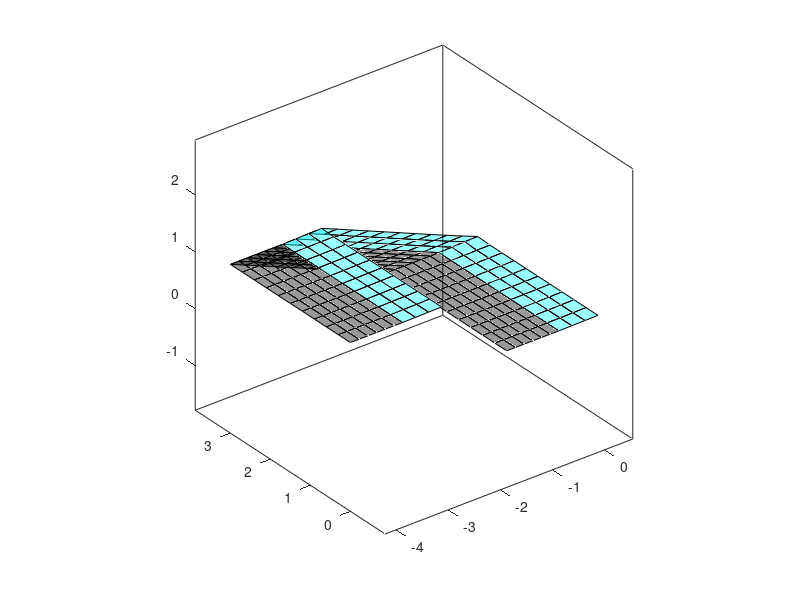

MATLAB code for this plot:
%
%Plotting wake results that were generated with HighLift 2014 11-14-2014
cmap = jet(1);
cmap = flipud(cmap);

%plotting wake of timestep 3

hold off
fill3([0.291716,0.541706,0.541707,0.291717,0.291716],[-0.000000,0.000000,0.300141,0.300141,-0.000000],[-0.012728,-0.008729,-0.008744,-0.012743,-0.012728],cmap(1,:),'FaceAlpha',0.4,'EdgeColor','k')
hold on
fill3([0.291717,0.541707,0.541709,0.291719,0.291717],[0.300140,0.300142,0.600291,0.600289,0.300140],[-0.012745,-0.008742,-0.008787,-0.012789,-0.012745],cmap(1,:),'FaceAlpha',0.4,'EdgeColor','k')
hold on
fill3([0.291719,0.541709,0.541712,0.291723,0.291719],[0.600289,0.600291,0.900457,0.900454,0.600289],[-0.012792,-0.008784,-0.008861,-0.012870,-0.012792],cmap(1,:),'FaceAlpha',0.4,'EdgeColor','k')
hold on
fill3([0.291724,0.541712,0.541717,0.291729,0.291724],[0.900454,0.900458,1.200649,1.200645,0.900454],[-0.012874,-0.008857,-0.008972,-0.012990,-0.012874],cmap(1,:),'FaceAlpha',0.4,'EdgeColor','k')
hold on
fill3([0.291730,0.541717,0.541724,0.291737,0.291730],[1.200645,1.200650,1.500878,1.500873,1.200645],[-0.012996,-0.008966,-0.009128,-0.013158,-0.012996],cmap(1,:),'FaceAlpha',0.4,'EdgeColor','k')
hold on
fill3([0.291738,0.541723,0.541731,0.291747,0.291738],[1.500873,1.500878,1.801158,1.801153,1.500873],[-0.013166,-0.009120,-0.009345,-0.013392,-0.013166],cmap(1,:),'FaceAlpha',0.4,'EdgeColor','k')
hold on
fill3([0.291748,0.541730,0.541740,0.291759,0.291748],[1.801152,1.801158,2.101511,2.101506,1.801152],[-0.013403,-0.009335,-0.009651,-0.013719,-0.013403],cmap(1,:),'FaceAlpha',0.4,'EdgeColor','k')
hold on
fill3([0.291760,0.541739,0.541750,0.291771,0.291760],[2.101506,2.101511,2.402002,2.401998,2.101506],[-0.013735,-0.009635,-0.010050,-0.014151,-0.013735],cmap(1,:),'FaceAlpha',0.4,'EdgeColor','k')
hold on
fill3([0.291772,0.541748,0.541773,0.291797,0.291772],[2.401992,2.402008,2.703024,2.703009,2.401992],[-0.014175,-0.010026,-0.011295,-0.015445,-0.014175],cmap(1,:),'FaceAlpha',0.4,'EdgeColor','k')
hold on
fill3([0.291800,0.541770,0.541570,0.291600,0.291800],[2.703014,2.703018,3.007129,3.007124,2.703014],[-0.015517,-0.011223,0.000512,-0.003782,-0.015517],cmap(1,:),'FaceAlpha',0.4,'EdgeColor','k')
hold on
fill3([0.291652,0.541517,0.241522,-0.008343,0.291652],[3.006965,3.007287,2.998315,2.997993,3.006965],[-0.003921,0.000651,0.117472,0.112900,-0.003921],cmap(1,:),'FaceAlpha',0.4,'EdgeColor','k')
hold on
fill3([-0.008211,0.241390,-0.058165,-0.307766,-0.008211],[2.998105,2.998203,2.997597,2.997499,2.998105],[0.112871,0.117502,0.235791,0.231161,0.112871],cmap(1,:),'FaceAlpha',0.4,'EdgeColor','k')
hold on
fill3([-0.307691,-0.058239,-0.357605,-0.607057,-0.307691],[2.998006,2.997090,2.996833,2.997750,2.998006],[0.231307,0.235645,0.355196,0.350858,0.231307],cmap(1,:),'FaceAlpha',0.4,'EdgeColor','k')
hold on
fill3([-0.607170,-0.357492,-0.657124,-0.906802,-0.607170],[2.998037,2.996547,2.998542,3.000032,2.998037],[0.351007,0.355046,0.475343,0.471304,0.351007],cmap(1,:),'FaceAlpha',0.4,'EdgeColor','k')
hold on
fill3([-0.906982,-0.656944,-0.957084,-1.207122,-0.906982],[3.000025,2.998548,3.000938,3.002416,3.000025],[0.471310,0.475338,0.595832,0.591804,0.471310],cmap(1,:),'FaceAlpha',0.4,'EdgeColor','k')
hold on
fill3([-1.207199,-0.957007,-1.257351,-1.507543,-1.207199],[3.002302,3.001053,3.002729,3.003978,3.002302],[0.591704,0.595933,0.716252,0.712024,0.591704],cmap(1,:),'FaceAlpha',0.4,'EdgeColor','k')
hold on
fill3([-1.507527,-1.257367,-1.557634,-1.807795,-1.507527],[3.003943,3.002763,3.004026,3.005206,3.003943],[0.711949,0.716327,0.836609,0.832231,0.711949],cmap(1,:),'FaceAlpha',0.4,'EdgeColor','k')
hold on
fill3([-1.807767,-1.557663,-1.857831,-2.107934,-1.807767],[3.005267,3.003966,3.004808,3.006109,3.005267],[0.832195,0.836644,0.957181,0.952732,0.832195],cmap(1,:),'FaceAlpha',0.4,'EdgeColor','k')
hold on
fill3([-2.107910,-1.857855,-2.157963,-2.408019,-2.107910],[3.006208,3.004710,3.005705,3.007203,3.006208],[0.952704,0.957210,1.078795,1.074289,0.952704],cmap(1,:),'FaceAlpha',0.4,'EdgeColor','k')
hold on
fill3([-2.408005,-2.157977,-2.458072,-2.708101,-2.408005],[3.007244,3.005664,2.994943,2.996523,3.007244],[1.074360,1.078723,1.201599,1.197236,1.074360],cmap(1,:),'FaceAlpha',0.4,'EdgeColor','k')
hold on
fill3([-2.708116,-2.458058,-2.457756,-2.707813,-2.708116],[2.996076,2.995390,2.698405,2.699091,2.996076],[1.197389,1.201446,1.189746,1.185688,1.197389],cmap(1,:),'FaceAlpha',0.4,'EdgeColor','k')
hold on
fill3([-2.707836,-2.457733,-2.457820,-2.707922,-2.707836],[2.698702,2.698795,2.399343,2.399250,2.698702],[1.185760,1.189674,1.191450,1.187537,1.185760],cmap(1,:),'FaceAlpha',0.4,'EdgeColor','k')
hold on
fill3([-2.707925,-2.457817,-2.457801,-2.707910,-2.707925],[2.399306,2.399287,2.099555,2.099573,2.399306],[1.187567,1.191420,1.191851,1.187998,1.187567],cmap(1,:),'FaceAlpha',0.4,'EdgeColor','k')
hold on
fill3([-2.707905,-2.457805,-2.457773,-2.707873,-2.707905],[2.099580,2.099547,1.799687,1.799720,2.099580],[1.188037,1.191813,1.192206,1.188431,1.188037],cmap(1,:),'FaceAlpha',0.4,'EdgeColor','k')
hold on
fill3([-2.707872,-2.457774,-2.457743,-2.707841,-2.707872],[1.799719,1.799689,1.499775,1.499804,1.799719],[1.188458,1.192179,1.192476,1.188754,1.188458],cmap(1,:),'FaceAlpha',0.4,'EdgeColor','k')
hold on
fill3([-2.707841,-2.457742,-2.457717,-2.707816,-2.707841],[1.499801,1.499778,1.199837,1.199861,1.499801],[1.188773,1.192457,1.192671,1.188987,1.188773],cmap(1,:),'FaceAlpha',0.4,'EdgeColor','k')
hold on
fill3([-2.707816,-2.457716,-2.457697,-2.707797,-2.707816],[1.199858,1.199840,0.899886,0.899904,1.199858],[1.188999,1.192658,1.192808,1.189149,1.188999],cmap(1,:),'FaceAlpha',0.4,'EdgeColor','k')
hold on
fill3([-2.707798,-2.457696,-2.457683,-2.707784,-2.707798],[0.899901,0.899889,0.599927,0.599939,0.899901],[1.189158,1.192800,1.192899,1.189257,1.189158],cmap(1,:),'FaceAlpha',0.4,'EdgeColor','k')
hold on
fill3([-2.707785,-2.457682,-2.457674,-2.707777,-2.707785],[0.599937,0.599930,0.299964,0.299971,0.599937],[1.189262,1.192893,1.192949,1.189318,1.189262],cmap(1,:),'FaceAlpha',0.4,'EdgeColor','k')
hold on
fill3([-2.707777,-2.457674,-2.457671,-2.707775,-2.707777],[0.299969,0.299967,-0.000001,0.000001,0.299969],[1.189320,1.192947,1.192965,1.189339,1.189320],cmap(1,:),'FaceAlpha',0.4,'EdgeColor','k')
hold on
fill3([0.041761,0.291716,0.291717,0.041762,0.041761],[-0.000016,0.000016,0.300124,0.300092,-0.000016],[-0.015452,-0.012730,-0.012741,-0.015463,-0.015452],cmap(1,:),'FaceAlpha',0.4,'EdgeColor','k')
hold on
fill3([0.041761,0.291717,0.291719,0.041763,0.041761],[0.300059,0.300158,0.600272,0.600173,0.300059],[-0.015456,-0.012749,-0.012784,-0.015491,-0.015456],cmap(1,:),'FaceAlpha',0.4,'EdgeColor','k')
hold on
fill3([0.041763,0.291720,0.291723,0.041766,0.041763],[0.600137,0.600308,0.900435,0.900264,0.600137],[-0.015474,-0.012801,-0.012861,-0.015535,-0.015474],cmap(1,:),'FaceAlpha',0.4,'EdgeColor','k')
hold on
fill3([0.041765,0.291724,0.291729,0.041770,0.041765],[0.900223,0.900476,1.200623,1.200370,0.900223],[-0.015509,-0.012887,-0.012977,-0.015599,-0.015509],cmap(1,:),'FaceAlpha',0.4,'EdgeColor','k')
hold on
fill3([0.041768,0.291730,0.291737,0.041775,0.041768],[1.200321,1.200672,1.500847,1.500496,1.200321],[-0.015561,-0.013014,-0.013140,-0.015687,-0.015561],cmap(1,:),'FaceAlpha',0.4,'EdgeColor','k')
hold on
fill3([0.041773,0.291739,0.291747,0.041781,0.041773],[1.500437,1.500906,1.801120,1.800650,1.500437],[-0.015634,-0.013192,-0.013366,-0.015808,-0.015634],cmap(1,:),'FaceAlpha',0.4,'EdgeColor','k')
hold on
fill3([0.041779,0.291749,0.291758,0.041789,0.041779],[1.800576,1.801194,2.101464,2.100847,1.800576],[-0.015734,-0.013440,-0.013682,-0.015975,-0.015734],cmap(1,:),'FaceAlpha',0.4,'EdgeColor','k')
hold on
fill3([0.041787,0.291760,0.291770,0.041797,0.041787],[2.100749,2.101563,2.401941,2.401127,2.100749],[-0.015873,-0.013785,-0.014102,-0.016190,-0.015873],cmap(1,:),'FaceAlpha',0.4,'EdgeColor','k')
hold on
fill3([0.041794,0.291773,0.291796,0.041817,0.041794],[2.400953,2.402115,2.702885,2.701723,2.400953],[-0.015972,-0.014320,-0.015301,-0.016953,-0.015972],cmap(1,:),'FaceAlpha',0.4,'EdgeColor','k')
hold on
fill3([0.041836,0.291776,0.291623,0.041683,0.041836],[2.701140,2.703468,3.006670,3.004343,2.701140],[-0.018154,-0.014099,-0.005200,-0.009255,-0.018154],cmap(1,:),'FaceAlpha',0.4,'EdgeColor','k')
hold on
fill3([0.041723,0.291584,-0.008276,-0.258137,0.041723],[3.005019,3.005994,2.998964,2.997990,3.005019],[-0.010209,-0.004246,0.113225,0.107263,-0.010209],cmap(1,:),'FaceAlpha',0.4,'EdgeColor','k')
hold on
fill3([-0.258184,-0.008228,-0.307748,-0.557703,-0.258184],[2.999176,2.997778,2.997826,2.999224,2.999176],[0.107875,0.112613,0.231419,0.226680,0.107875],cmap(1,:),'FaceAlpha',0.4,'EdgeColor','k')
hold on
fill3([-0.557853,-0.307598,-0.607150,-0.857405,-0.557853],[2.999285,2.997765,2.997990,2.999510,2.999285],[0.226939,0.231161,0.351004,0.346782,0.226939],cmap(1,:),'FaceAlpha',0.4,'EdgeColor','k')
hold on
fill3([-0.857537,-0.607018,-0.906954,-1.157473,-0.857537],[2.999270,2.998230,2.999838,3.000879,2.999270],[0.346794,0.350993,0.471319,0.467120,0.346794],cmap(1,:),'FaceAlpha',0.4,'EdgeColor','k')
hold on
fill3([-1.157505,-0.906923,-1.207181,-1.457762,-1.157505],[3.000324,3.000393,3.002048,3.001979,3.000324],[0.467017,0.471422,0.591692,0.587287,0.467017],cmap(1,:),'FaceAlpha',0.4,'EdgeColor','k')
hold on
fill3([-1.457703,-1.207240,-1.507501,-1.757965,-1.457703],[3.001464,3.002563,3.003716,3.002617,3.001464],[0.587183,0.591796,0.711932,0.707320,0.587183],cmap(1,:),'FaceAlpha',0.4,'EdgeColor','k')
hold on
fill3([-1.757890,-1.507576,-1.807746,-2.058060,-1.757890],[3.002218,3.004115,3.005034,3.003138,3.002218],[0.707244,0.712008,0.832172,0.827408,0.707244],cmap(1,:),'FaceAlpha',0.4,'EdgeColor','k')
hold on
fill3([-2.058007,-1.807800,-2.107901,-2.358108,-2.058007],[3.002791,3.005381,3.005994,3.003404,3.002791],[0.827307,0.832273,0.952654,0.947688,0.827307],cmap(1,:),'FaceAlpha',0.4,'EdgeColor','k')
hold on
fill3([-2.358074,-2.107935,-2.407994,-2.658133,-2.358074],[3.003073,3.006325,3.007086,3.003834,3.003073],[0.947424,0.952918,1.074075,1.068580,0.947424],cmap(1,:),'FaceAlpha',0.4,'EdgeColor','k')
hold on
fill3([-2.658105,-2.408022,-2.708084,-2.958167,-2.658105],[3.004994,3.005926,2.997841,2.996909,3.004994],[1.068015,1.074640,1.196957,1.190331,1.068015],cmap(1,:),'FaceAlpha',0.4,'EdgeColor','k')
hold on
fill3([-2.958198,-2.708053,-2.707875,-2.958020,-2.958198],[2.997946,2.996804,2.698363,2.699505,2.997946],[1.191374,1.195914,1.187164,1.182624,1.191374],cmap(1,:),'FaceAlpha',0.4,'EdgeColor','k')
hold on
fill3([-2.958050,-2.707845,-2.707913,-2.958119,-2.958050],[2.699156,2.698713,2.399240,2.399683,2.699156],[1.183789,1.185999,1.187298,1.185088,1.183789],cmap(1,:),'FaceAlpha',0.4,'EdgeColor','k')
hold on
fill3([-2.958104,-2.707929,-2.707906,-2.958081,-2.958104],[2.399594,2.399329,2.099550,2.099815,2.399594],[1.184777,1.187609,1.187956,1.185125,1.184777],cmap(1,:),'FaceAlpha',0.4,'EdgeColor','k')
hold on
fill3([-2.958084,-2.707903,-2.707875,-2.958055,-2.958084],[2.099768,2.099596,1.799704,1.799876,2.099768],[1.185005,1.188076,1.188392,1.185321,1.185005],cmap(1,:),'FaceAlpha',0.4,'EdgeColor','k')
hold on
fill3([-2.958061,-2.707869,-2.707844,-2.958037,-2.958061],[1.799849,1.799730,1.499793,1.499912,1.799849],[1.185226,1.188487,1.188725,1.185464,1.185226],cmap(1,:),'FaceAlpha',0.4,'EdgeColor','k')
hold on
fill3([-2.958043,-2.707838,-2.707819,-2.958023,-2.958043],[1.499895,1.499810,1.199852,1.199938,1.499895],[1.185396,1.188793,1.188966,1.185568,1.185396],cmap(1,:),'FaceAlpha',0.4,'EdgeColor','k')
hold on
fill3([-2.958028,-2.707814,-2.707800,-2.958014,-2.958028],[1.199925,1.199865,0.899897,0.899957,1.199925],[1.185521,1.189014,1.189135,1.185642,1.185521],cmap(1,:),'FaceAlpha',0.4,'EdgeColor','k')
hold on
fill3([-2.958018,-2.707796,-2.707786,-2.958008,-2.958018],[0.899947,0.899907,0.599934,0.599974,0.899947],[1.185610,1.189167,1.189247,1.185690,1.185610],cmap(1,:),'FaceAlpha',0.4,'EdgeColor','k')
hold on
fill3([-2.958010,-2.707784,-2.707778,-2.958005,-2.958010],[0.599966,0.599942,0.299966,0.299989,0.599966],[1.185670,1.189267,1.189313,1.185715,1.185670],cmap(1,:),'FaceAlpha',0.4,'EdgeColor','k')
hold on
fill3([-2.958006,-2.707777,-2.707775,-2.958004,-2.958006],[0.299981,0.299974,-0.000004,0.000004,0.299981],[1.185706,1.189322,1.189337,1.185721,1.185706],cmap(1,:),'FaceAlpha',0.4,'EdgeColor','k')
hold on
fill3([-0.208181,0.041761,0.041761,-0.208181,-0.208181],[-0.000019,0.000019,0.300057,0.300019,-0.000019],[-0.017450,-0.015456,-0.015460,-0.017454,-0.017450],cmap(1,:),'FaceAlpha',0.4,'EdgeColor','k')
hold on
fill3([-0.208181,0.041762,0.041763,-0.208181,-0.208181],[0.299980,0.300096,0.600136,0.600020,0.299980],[-0.017447,-0.015467,-0.015479,-0.017458,-0.017447],cmap(1,:),'FaceAlpha',0.4,'EdgeColor','k')
hold on
fill3([-0.208182,0.041764,0.041765,-0.208180,-0.208182],[0.599978,0.600179,0.900223,0.900022,0.599978],[-0.017442,-0.015495,-0.015515,-0.017462,-0.017442],cmap(1,:),'FaceAlpha',0.4,'EdgeColor','k')
hold on
fill3([-0.208182,0.041767,0.041768,-0.208180,-0.208182],[0.899974,0.900271,1.200322,1.200026,0.899974],[-0.017438,-0.015539,-0.015569,-0.017467,-0.017438],cmap(1,:),'FaceAlpha',0.4,'EdgeColor','k')
hold on
fill3([-0.208182,0.041771,0.041773,-0.208180,-0.208182],[1.199970,1.200378,1.500439,1.500030,1.199970],[-0.017432,-0.015604,-0.015645,-0.017473,-0.017432],cmap(1,:),'FaceAlpha',0.4,'EdgeColor','k')
hold on
fill3([-0.208183,0.041776,0.041779,-0.208179,-0.208183],[1.499963,1.500506,1.800581,1.800037,1.499963],[-0.017424,-0.015693,-0.015749,-0.017480,-0.017424],cmap(1,:),'FaceAlpha',0.4,'EdgeColor','k')
hold on
fill3([-0.208183,0.041782,0.041786,-0.208179,-0.208183],[1.799953,1.800665,2.100759,2.100047,1.799953],[-0.017414,-0.015816,-0.015893,-0.017491,-0.017414],cmap(1,:),'FaceAlpha',0.4,'EdgeColor','k')
hold on
fill3([-0.208183,0.041790,0.041794,-0.208179,-0.208183],[2.099934,2.100872,2.401004,2.400066,2.099934],[-0.017403,-0.015982,-0.016081,-0.017502,-0.017403],cmap(1,:),'FaceAlpha',0.4,'EdgeColor','k')
hold on
fill3([-0.208186,0.041801,0.041810,-0.208176,-0.208186],[2.399866,2.401204,2.701472,2.700134,2.399866],[-0.017287,-0.016296,-0.016628,-0.017618,-0.017287],cmap(1,:),'FaceAlpha',0.4,'EdgeColor','k')
hold on
fill3([-0.208153,0.041787,0.041732,-0.208209,-0.208153],[2.699432,2.702174,3.003310,3.000568,2.699432],[-0.018997,-0.015249,-0.012159,-0.015908,-0.018997],cmap(1,:),'FaceAlpha',0.4,'EdgeColor','k')
hold on
fill3([-0.208225,0.041749,-0.258163,-0.508137,-0.208225],[3.001187,3.002691,3.000318,2.998813,3.001187],[-0.017023,-0.011044,0.108098,0.102118,-0.017023],cmap(1,:),'FaceAlpha',0.4,'EdgeColor','k')
hold on
fill3([-0.508269,-0.258031,-0.557856,-0.808094,-0.508269],[2.999966,2.999166,2.999235,3.000034,2.999966],[0.102743,0.107473,0.227082,0.222352,0.102743],cmap(1,:),'FaceAlpha',0.4,'EdgeColor','k')
hold on
fill3([-0.808251,-0.557699,-0.857559,-1.108111,-0.808251],[2.999936,2.999333,2.999461,3.000064,2.999936],[0.222561,0.226873,0.346847,0.342534,0.222561],cmap(1,:),'FaceAlpha',0.4,'EdgeColor','k')
hold on
fill3([-1.108173,-0.857497,-1.157513,-1.408189,-1.108173],[2.999725,2.999800,3.000349,3.000275,2.999725],[0.342486,0.346895,0.467018,0.462609,0.342486],cmap(1,:),'FaceAlpha',0.4,'EdgeColor','k')
hold on
fill3([-1.408125,-1.157577,-1.457690,-1.708237,-1.408125],[2.999736,3.000888,3.001416,3.000264,2.999736],[0.462512,0.467116,0.587188,0.582584,0.462512],cmap(1,:),'FaceAlpha',0.4,'EdgeColor','k')
hold on
fill3([-1.708137,-1.457790,-1.757878,-2.008225,-1.708137],[2.999819,3.001860,3.002221,3.000181,2.999819],[0.582534,0.587238,0.707265,0.702562,0.582534],cmap(1,:),'FaceAlpha',0.4,'EdgeColor','k')
hold on
fill3([-2.008155,-1.757948,-2.058001,-2.308207,-2.008155],[2.999862,3.002540,3.002816,3.000138,2.999862],[0.702524,0.707303,0.827349,0.822571,0.702524],cmap(1,:),'FaceAlpha',0.4,'EdgeColor','k')
hold on
fill3([-2.308166,-2.058042,-2.358073,-2.608196,-2.308166],[2.999929,3.003026,3.003169,3.000071,2.999929],[0.822485,0.827435,0.947560,0.942610,0.822485],cmap(1,:),'FaceAlpha',0.4,'EdgeColor','k')
hold on
fill3([-2.608173,-2.358096,-2.658111,-2.908189,-2.608173],[2.999893,3.003347,3.003560,3.000107,2.999893],[0.942357,0.947812,1.068192,1.062738,0.942357],cmap(1,:),'FaceAlpha',0.4,'EdgeColor','k')
hold on
fill3([-2.908173,-2.658127,-2.958144,-3.208189,-2.908173],[3.001358,3.002309,2.999594,2.998642,3.001358],[1.062152,1.068778,1.189568,1.182943,1.062152],cmap(1,:),'FaceAlpha',0.4,'EdgeColor','k')
hold on
fill3([-3.208203,-2.958130,-2.958087,-3.208159,-3.208203],[2.999755,2.998481,2.698970,2.700245,2.999755],[1.184030,1.188481,1.185517,1.181066,1.184030],cmap(1,:),'FaceAlpha',0.4,'EdgeColor','k')
hold on
fill3([-3.208171,-2.958075,-2.958094,-3.208191,-3.208171],[2.699898,2.699317,2.399522,2.400102,2.699898],[1.182346,1.184237,1.184640,1.182749,1.182346],cmap(1,:),'FaceAlpha',0.4,'EdgeColor','k')
hold on
fill3([-3.208187,-2.958098,-2.958087,-3.208175,-3.208187],[2.399960,2.399664,2.099744,2.100040,2.399960],[1.182493,1.184897,1.185006,1.182602,1.182493],cmap(1,:),'FaceAlpha',0.4,'EdgeColor','k')
hold on
fill3([-3.208187,-2.958075,-2.958064,-3.208175,-3.208187],[2.099981,2.099803,1.799841,1.800019,2.099981],[1.182496,1.185112,1.185214,1.182599,1.182496],cmap(1,:),'FaceAlpha',0.4,'EdgeColor','k')
hold on
fill3([-3.208186,-2.958054,-2.958044,-3.208176,-3.208186],[1.799989,1.799870,1.499891,1.500011,1.799989],[1.182508,1.185305,1.185384,1.182587,1.182508],cmap(1,:),'FaceAlpha',0.4,'EdgeColor','k')
hold on
fill3([-3.208184,-2.958036,-2.958030,-3.208178,-3.208184],[1.499993,1.499909,1.199923,1.200007,1.499993],[1.182519,1.185453,1.185511,1.182577,1.182519],cmap(1,:),'FaceAlpha',0.4,'EdgeColor','k')
hold on
fill3([-3.208184,-2.958024,-2.958019,-3.208179,-3.208184],[1.199995,1.199936,0.899947,0.900005,1.199995],[1.182527,1.185561,1.185602,1.182568,1.182527],cmap(1,:),'FaceAlpha',0.4,'EdgeColor','k')
hold on
fill3([-3.208183,-2.958015,-2.958011,-3.208179,-3.208183],[0.899996,0.899956,0.599965,0.600004,0.899996],[1.182534,1.185636,1.185663,1.182561,1.182534],cmap(1,:),'FaceAlpha',0.4,'EdgeColor','k')
hold on
fill3([-3.208182,-2.958009,-2.958007,-3.208180,-3.208182],[0.599996,0.599973,0.299981,0.300004,0.599996],[1.182540,1.185685,1.185700,1.182555,1.182540],cmap(1,:),'FaceAlpha',0.4,'EdgeColor','k')
hold on
fill3([-3.208181,-2.958005,-2.958005,-3.208181,-3.208181],[0.299996,0.299989,-0.000004,0.000004,0.299996],[1.182545,1.185711,1.185716,1.182550,1.182545],cmap(1,:),'FaceAlpha',0.4,'EdgeColor','k')
hold on
fill3([-1.208181,-1.041514,-1.041514,-1.208181,-1.208181],[0.000000,0.000000,0.300000,0.300000,0.000000],[-0.017452,-0.017452,-0.017452,-0.017452,-0.017452],'k','FaceAlpha',0.4,'EdgeColor','k')
hold on

fill3([-1.208181,-1.041514,-1.041514,-1.208181,-1.208181],[0.300000,0.300000,0.600000,0.600000,0.300000],[-0.017452,-0.017452,-0.017452,-0.017452,-0.017452],'k','FaceAlpha',0.4,'EdgeColor','k')
hold on

fill3([-1.208181,-1.041514,-1.041514,-1.208181,-1.208181],[0.600000,0.600000,0.900000,0.900000,0.600000],[-0.017452,-0.017452,-0.017452,-0.017452,-0.017452],'k','FaceAlpha',0.4,'EdgeColor','k')
hold on

fill3([-1.208181,-1.041514,-1.041514,-1.208181,-1.208181],[0.900000,0.900000,1.200000,1.200000,0.900000],[-0.017452,-0.017452,-0.017452,-0.017452,-0.017452],'k','FaceAlpha',0.4,'EdgeColor','k')
hold on

fill3([-1.208181,-1.041514,-1.041514,-1.208181,-1.208181],[1.200000,1.200000,1.500000,1.500000,1.200000],[-0.017452,-0.017452,-0.017452,-0.017452,-0.017452],'k','FaceAlpha',0.4,'EdgeColor','k')
hold on

fill3([-1.208181,-1.041514,-1.041514,-1.208181,-1.208181],[1.500000,1.500000,1.800000,1.800000,1.500000],[-0.017452,-0.017452,-0.017452,-0.017452,-0.017452],'k','FaceAlpha',0.4,'EdgeColor','k')
hold on

fill3([-1.208181,-1.041514,-1.041514,-1.208181,-1.208181],[1.800000,1.800000,2.100000,2.100000,1.800000],[-0.017452,-0.017452,-0.017452,-0.017452,-0.017452],'k','FaceAlpha',0.4,'EdgeColor','k')
hold on

fill3([-1.208181,-1.041514,-1.041514,-1.208181,-1.208181],[2.100000,2.100000,2.400000,2.400000,2.100000],[-0.017452,-0.017452,-0.017452,-0.017452,-0.017452],'k','FaceAlpha',0.4,'EdgeColor','k')
hold on

fill3([-1.208181,-1.041514,-1.041514,-1.208181,-1.208181],[2.400000,2.400000,2.700000,2.700000,2.400000],[-0.017452,-0.017452,-0.017452,-0.017452,-0.017452],'k','FaceAlpha',0.4,'EdgeColor','k')
hold on

fill3([-1.208181,-1.041514,-1.041514,-1.208181,-1.208181],[2.700000,2.700000,3.000000,3.000000,2.700000],[-0.017452,-0.017452,-0.017452,-0.017452,-0.017452],'k','FaceAlpha',0.4,'EdgeColor','k')
hold on

fill3([-1.041514,-0.874848,-0.874848,-1.041514,-1.041514],[0.000000,0.000000,0.300000,0.300000,0.000000],[-0.017452,-0.017452,-0.017452,-0.017452,-0.017452],'k','FaceAlpha',0.4,'EdgeColor','k')
hold on

fill3([-1.041514,-0.874848,-0.874848,-1.041514,-1.041514],[0.300000,0.300000,0.600000,0.600000,0.300000],[-0.017452,-0.017452,-0.017452,-0.017452,-0.017452],'k','FaceAlpha',0.4,'EdgeColor','k')
hold on

fill3([-1.041514,-0.874848,-0.874848,-1.041514,-1.041514],[0.600000,0.600000,0.900000,0.900000,0.600000],[-0.017452,-0.017452,-0.017452,-0.017452,-0.017452],'k','FaceAlpha',0.4,'EdgeColor','k')
hold on

fill3([-1.041514,-0.874848,-0.874848,-1.041514,-1.041514],[0.900000,0.900000,1.200000,1.200000,0.900000],[-0.017452,-0.017452,-0.017452,-0.017452,-0.017452],'k','FaceAlpha',0.4,'EdgeColor','k')
hold on

fill3([-1.041514,-0.874848,-0.874848,-1.041514,-1.041514],[1.200000,1.200000,1.500000,1.500000,1.200000],[-0.017452,-0.017452,-0.017452,-0.017452,-0.017452],'k','FaceAlpha',0.4,'EdgeColor','k')
hold on

fill3([-1.041514,-0.874848,-0.874848,-1.041514,-1.041514],[1.500000,1.500000,1.800000,1.800000,1.500000],[-0.017452,-0.017452,-0.017452,-0.017452,-0.017452],'k','FaceAlpha',0.4,'EdgeColor','k')
hold on

fill3([-1.041514,-0.874848,-0.874848,-1.041514,-1.041514],[1.800000,1.800000,2.100000,2.100000,1.800000],[-0.017452,-0.017452,-0.017452,-0.017452,-0.017452],'k','FaceAlpha',0.4,'EdgeColor','k')
hold on

fill3([-1.041514,-0.874848,-0.874848,-1.041514,-1.041514],[2.100000,2.100000,2.400000,2.400000,2.100000],[-0.017452,-0.017452,-0.017452,-0.017452,-0.017452],'k','FaceAlpha',0.4,'EdgeColor','k')
hold on

fill3([-1.041514,-0.874848,-0.874848,-1.041514,-1.041514],[2.400000,2.400000,2.700000,2.700000,2.400000],[-0.017452,-0.017452,-0.017452,-0.017452,-0.017452],'k','FaceAlpha',0.4,'EdgeColor','k')
hold on

fill3([-1.041514,-0.874848,-0.874848,-1.041514,-1.041514],[2.700000,2.700000,3.000000,3.000000,2.700000],[-0.017452,-0.017452,-0.017452,-0.017452,-0.017452],'k','FaceAlpha',0.4,'EdgeColor','k')
hold on

fill3([-0.874848,-0.708181,-0.708181,-0.874848,-0.874848],[0.000000,0.000000,0.300000,0.300000,0.000000],[-0.017452,-0.017452,-0.017452,-0.017452,-0.017452],'k','FaceAlpha',0.4,'EdgeColor','k')
hold on

fill3([-0.874848,-0.708181,-0.708181,-0.874848,-0.874848],[0.300000,0.300000,0.600000,0.600000,0.300000],[-0.017452,-0.017452,-0.017452,-0.017452,-0.017452],'k','FaceAlpha',0.4,'EdgeColor','k')
hold on

fill3([-0.874848,-0.708181,-0.708181,-0.874848,-0.874848],[0.600000,0.600000,0.900000,0.900000,0.600000],[-0.017452,-0.017452,-0.017452,-0.017452,-0.017452],'k','FaceAlpha',0.4,'EdgeColor','k')
hold on

fill3([-0.874848,-0.708181,-0.708181,-0.874848,-0.874848],[0.900000,0.900000,1.200000,1.200000,0.900000],[-0.017452,-0.017452,-0.017452,-0.017452,-0.017452],'k','FaceAlpha',0.4,'EdgeColor','k')
hold on

fill3([-0.874848,-0.708181,-0.708181,-0.874848,-0.874848],[1.200000,1.200000,1.500000,1.500000,1.200000],[-0.017452,-0.017452,-0.017452,-0.017452,-0.017452],'k','FaceAlpha',0.4,'EdgeColor','k')
hold on

fill3([-0.874848,-0.708181,-0.708181,-0.874848,-0.874848],[1.500000,1.500000,1.800000,1.800000,1.500000],[-0.017452,-0.017452,-0.017452,-0.017452,-0.017452],'k','FaceAlpha',0.4,'EdgeColor','k')
hold on

fill3([-0.874848,-0.708181,-0.708181,-0.874848,-0.874848],[1.800000,1.800000,2.100000,2.100000,1.800000],[-0.017452,-0.017452,-0.017452,-0.017452,-0.017452],'k','FaceAlpha',0.4,'EdgeColor','k')
hold on

fill3([-0.874848,-0.708181,-0.708181,-0.874848,-0.874848],[2.100000,2.100000,2.400000,2.400000,2.100000],[-0.017452,-0.017452,-0.017452,-0.017452,-0.017452],'k','FaceAlpha',0.4,'EdgeColor','k')
hold on

fill3([-0.874848,-0.708181,-0.708181,-0.874848,-0.874848],[2.400000,2.400000,2.700000,2.700000,2.400000],[-0.017452,-0.017452,-0.017452,-0.017452,-0.017452],'k','FaceAlpha',0.4,'EdgeColor','k')
hold on

fill3([-0.874848,-0.708181,-0.708181,-0.874848,-0.874848],[2.700000,2.700000,3.000000,3.000000,2.700000],[-0.017452,-0.017452,-0.017452,-0.017452,-0.017452],'k','FaceAlpha',0.4,'EdgeColor','k')
hold on

fill3([-0.708181,-0.541514,-0.541514,-0.708181,-0.708181],[0.000000,0.000000,0.300000,0.300000,0.000000],[-0.017452,-0.017452,-0.017452,-0.017452,-0.017452],'k','FaceAlpha',0.4,'EdgeColor','k')
hold on

fill3([-0.708181,-0.541514,-0.541514,-0.708181,-0.708181],[0.300000,0.300000,0.600000,0.600000,0.300000],[-0.017452,-0.017452,-0.017452,-0.017452,-0.017452],'k','FaceAlpha',0.4,'EdgeColor','k')
hold on

fill3([-0.708181,-0.541514,-0.541514,-0.708181,-0.708181],[0.600000,0.600000,0.900000,0.900000,0.600000],[-0.017452,-0.017452,-0.017452,-0.017452,-0.017452],'k','FaceAlpha',0.4,'EdgeColor','k')
hold on

fill3([-0.708181,-0.541514,-0.541514,-0.708181,-0.708181],[0.900000,0.900000,1.200000,1.200000,0.900000],[-0.017452,-0.017452,-0.017452,-0.017452,-0.017452],'k','FaceAlpha',0.4,'EdgeColor','k')
hold on

fill3([-0.708181,-0.541514,-0.541514,-0.708181,-0.708181],[1.200000,1.200000,1.500000,1.500000,1.200000],[-0.017452,-0.017452,-0.017452,-0.017452,-0.017452],'k','FaceAlpha',0.4,'EdgeColor','k')
hold on

fill3([-0.708181,-0.541514,-0.541514,-0.708181,-0.708181],[1.500000,1.500000,1.800000,1.800000,1.500000],[-0.017452,-0.017452,-0.017452,-0.017452,-0.017452],'k','FaceAlpha',0.4,'EdgeColor','k')
hold on

fill3([-0.708181,-0.541514,-0.541514,-0.708181,-0.708181],[1.800000,1.800000,2.100000,2.100000,1.800000],[-0.017452,-0.017452,-0.017452,-0.017452,-0.017452],'k','FaceAlpha',0.4,'EdgeColor','k')
hold on

fill3([-0.708181,-0.541514,-0.541514,-0.708181,-0.708181],[2.100000,2.100000,2.400000,2.400000,2.100000],[-0.017452,-0.017452,-0.017452,-0.017452,-0.017452],'k','FaceAlpha',0.4,'EdgeColor','k')
hold on

fill3([-0.708181,-0.541514,-0.541514,-0.708181,-0.708181],[2.400000,2.400000,2.700000,2.700000,2.400000],[-0.017452,-0.017452,-0.017452,-0.017452,-0.017452],'k','FaceAlpha',0.4,'EdgeColor','k')
hold on

fill3([-0.708181,-0.541514,-0.541514,-0.708181,-0.708181],[2.700000,2.700000,3.000000,3.000000,2.700000],[-0.017452,-0.017452,-0.017452,-0.017452,-0.017452],'k','FaceAlpha',0.4,'EdgeColor','k')
hold on

fill3([-0.541514,-0.374848,-0.374848,-0.541514,-0.541514],[0.000000,0.000000,0.300000,0.300000,0.000000],[-0.017452,-0.017452,-0.017452,-0.017452,-0.017452],'k','FaceAlpha',0.4,'EdgeColor','k')
hold on

fill3([-0.541514,-0.374848,-0.374848,-0.541514,-0.541514],[0.300000,0.300000,0.600000,0.600000,0.300000],[-0.017452,-0.017452,-0.017452,-0.017452,-0.017452],'k','FaceAlpha',0.4,'EdgeColor','k')
hold on

fill3([-0.541514,-0.374848,-0.374848,-0.541514,-0.541514],[0.600000,0.600000,0.900000,0.900000,0.600000],[-0.017452,-0.017452,-0.017452,-0.017452,-0.017452],'k','FaceAlpha',0.4,'EdgeColor','k')
hold on

fill3([-0.541514,-0.374848,-0.374848,-0.541514,-0.541514],[0.900000,0.900000,1.200000,1.200000,0.900000],[-0.017452,-0.017452,-0.017452,-0.017452,-0.017452],'k','FaceAlpha',0.4,'EdgeColor','k')
hold on

fill3([-0.541514,-0.374848,-0.374848,-0.541514,-0.541514],[1.200000,1.200000,1.500000,1.500000,1.200000],[-0.017452,-0.017452,-0.017452,-0.017452,-0.017452],'k','FaceAlpha',0.4,'EdgeColor','k')
hold on

fill3([-0.541514,-0.374848,-0.374848,-0.541514,-0.541514],[1.500000,1.500000,1.800000,1.800000,1.500000],[-0.017452,-0.017452,-0.017452,-0.017452,-0.017452],'k','FaceAlpha',0.4,'EdgeColor','k')
hold on

fill3([-0.541514,-0.374848,-0.374848,-0.541514,-0.541514],[1.800000,1.800000,2.100000,2.100000,1.800000],[-0.017452,-0.017452,-0.017452,-0.017452,-0.017452],'k','FaceAlpha',0.4,'EdgeColor','k')
hold on

fill3([-0.541514,-0.374848,-0.374848,-0.541514,-0.541514],[2.100000,2.100000,2.400000,2.400000,2.100000],[-0.017452,-0.017452,-0.017452,-0.017452,-0.017452],'k','FaceAlpha',0.4,'EdgeColor','k')
hold on

fill3([-0.541514,-0.374848,-0.374848,-0.541514,-0.541514],[2.400000,2.400000,2.700000,2.700000,2.400000],[-0.017452,-0.017452,-0.017452,-0.017452,-0.017452],'k','FaceAlpha',0.4,'EdgeColor','k')
hold on

fill3([-0.541514,-0.374848,-0.374848,-0.541514,-0.541514],[2.700000,2.700000,3.000000,3.000000,2.700000],[-0.017452,-0.017452,-0.017452,-0.017452,-0.017452],'k','FaceAlpha',0.4,'EdgeColor','k')
hold on

fill3([-0.374848,-0.208181,-0.208181,-0.374848,-0.374848],[0.000000,0.000000,0.300000,0.300000,0.000000],[-0.017452,-0.017452,-0.017452,-0.017452,-0.017452],'k','FaceAlpha',0.4,'EdgeColor','k')
hold on

fill3([-0.374848,-0.208181,-0.208181,-0.374848,-0.374848],[0.300000,0.300000,0.600000,0.600000,0.300000],[-0.017452,-0.017452,-0.017452,-0.017452,-0.017452],'k','FaceAlpha',0.4,'EdgeColor','k')
hold on

fill3([-0.374848,-0.208181,-0.208181,-0.374848,-0.374848],[0.600000,0.600000,0.900000,0.900000,0.600000],[-0.017452,-0.017452,-0.017452,-0.017452,-0.017452],'k','FaceAlpha',0.4,'EdgeColor','k')
hold on

fill3([-0.374848,-0.208181,-0.208181,-0.374848,-0.374848],[0.900000,0.900000,1.200000,1.200000,0.900000],[-0.017452,-0.017452,-0.017452,-0.017452,-0.017452],'k','FaceAlpha',0.4,'EdgeColor','k')
hold on

fill3([-0.374848,-0.208181,-0.208181,-0.374848,-0.374848],[1.200000,1.200000,1.500000,1.500000,1.200000],[-0.017452,-0.017452,-0.017452,-0.017452,-0.017452],'k','FaceAlpha',0.4,'EdgeColor','k')
hold on

fill3([-0.374848,-0.208181,-0.208181,-0.374848,-0.374848],[1.500000,1.500000,1.800000,1.800000,1.500000],[-0.017452,-0.017452,-0.017452,-0.017452,-0.017452],'k','FaceAlpha',0.4,'EdgeColor','k')
hold on

fill3([-0.374848,-0.208181,-0.208181,-0.374848,-0.374848],[1.800000,1.800000,2.100000,2.100000,1.800000],[-0.017452,-0.017452,-0.017452,-0.017452,-0.017452],'k','FaceAlpha',0.4,'EdgeColor','k')
hold on

fill3([-0.374848,-0.208181,-0.208181,-0.374848,-0.374848],[2.100000,2.100000,2.400000,2.400000,2.100000],[-0.017452,-0.017452,-0.017452,-0.017452,-0.017452],'k','FaceAlpha',0.4,'EdgeColor','k')
hold on

fill3([-0.374848,-0.208181,-0.208181,-0.374848,-0.374848],[2.400000,2.400000,2.700000,2.700000,2.400000],[-0.017452,-0.017452,-0.017452,-0.017452,-0.017452],'k','FaceAlpha',0.4,'EdgeColor','k')
hold on

fill3([-0.374848,-0.208181,-0.208181,-0.374848,-0.374848],[2.700000,2.700000,3.000000,3.000000,2.700000],[-0.017452,-0.017452,-0.017452,-0.017452,-0.017452],'k','FaceAlpha',0.4,'EdgeColor','k')
hold on

fill3([-1.208181,-1.041514,-1.341514,-1.508181,-1.208181],[3.000000,3.000000,3.000000,3.000000,3.000000],[-0.017452,-0.017452,0.102548,0.102548,-0.017452],'k','FaceAlpha',0.4,'EdgeColor','k')
hold on

fill3([-1.508181,-1.341514,-1.641514,-1.808181,-1.508181],[3.000000,3.000000,3.000000,3.000000,3.000000],[0.102548,0.102548,0.222548,0.222548,0.102548],'k','FaceAlpha',0.4,'EdgeColor','k')
hold on

fill3([-1.808181,-1.641514,-1.941514,-2.108181,-1.808181],[3.000000,3.000000,3.000000,3.000000,3.000000],[0.222548,0.222548,0.342548,0.342548,0.222548],'k','FaceAlpha',0.4,'EdgeColor','k')
hold on

fill3([-2.108181,-1.941514,-2.241514,-2.408181,-2.108181],[3.000000,3.000000,3.000000,3.000000,3.000000],[0.342548,0.342548,0.462548,0.462548,0.342548],'k','FaceAlpha',0.4,'EdgeColor','k')
hold on

fill3([-2.408181,-2.241514,-2.541514,-2.708181,-2.408181],[3.000000,3.000000,3.000000,3.000000,3.000000],[0.462548,0.462548,0.582548,0.582548,0.462548],'k','FaceAlpha',0.4,'EdgeColor','k')
hold on

fill3([-2.708181,-2.541514,-2.841514,-3.008181,-2.708181],[3.000000,3.000000,3.000000,3.000000,3.000000],[0.582548,0.582548,0.702548,0.702548,0.582548],'k','FaceAlpha',0.4,'EdgeColor','k')
hold on

fill3([-3.008181,-2.841514,-3.141514,-3.308181,-3.008181],[3.000000,3.000000,3.000000,3.000000,3.000000],[0.702548,0.702548,0.822548,0.822548,0.702548],'k','FaceAlpha',0.4,'EdgeColor','k')
hold on

fill3([-3.308181,-3.141514,-3.441514,-3.608181,-3.308181],[3.000000,3.000000,3.000000,3.000000,3.000000],[0.822548,0.822548,0.942548,0.942548,0.822548],'k','FaceAlpha',0.4,'EdgeColor','k')
hold on

fill3([-3.608181,-3.441514,-3.741514,-3.908181,-3.608181],[3.000000,3.000000,3.000000,3.000000,3.000000],[0.942548,0.942548,1.062548,1.062548,0.942548],'k','FaceAlpha',0.4,'EdgeColor','k')
hold on

fill3([-3.908181,-3.741514,-4.041514,-4.208181,-3.908181],[3.000000,3.000000,3.000000,3.000000,3.000000],[1.062548,1.062548,1.182548,1.182548,1.062548],'k','FaceAlpha',0.4,'EdgeColor','k')
hold on

fill3([-1.041514,-0.874848,-1.174848,-1.341514,-1.041514],[3.000000,3.000000,3.000000,3.000000,3.000000],[-0.017452,-0.017452,0.102548,0.102548,-0.017452],'k','FaceAlpha',0.4,'EdgeColor','k')
hold on

fill3([-1.341514,-1.174848,-1.474848,-1.641514,-1.341514],[3.000000,3.000000,3.000000,3.000000,3.000000],[0.102548,0.102548,0.222548,0.222548,0.102548],'k','FaceAlpha',0.4,'EdgeColor','k')
hold on

fill3([-1.641514,-1.474848,-1.774848,-1.941514,-1.641514],[3.000000,3.000000,3.000000,3.000000,3.000000],[0.222548,0.222548,0.342548,0.342548,0.222548],'k','FaceAlpha',0.4,'EdgeColor','k')
hold on

fill3([-1.941514,-1.774848,-2.074848,-2.241514,-1.941514],[3.000000,3.000000,3.000000,3.000000,3.000000],[0.342548,0.342548,0.462548,0.462548,0.342548],'k','FaceAlpha',0.4,'EdgeColor','k')
hold on

fill3([-2.241514,-2.074848,-2.374848,-2.541514,-2.241514],[3.000000,3.000000,3.000000,3.000000,3.000000],[0.462548,0.462548,0.582548,0.582548,0.462548],'k','FaceAlpha',0.4,'EdgeColor','k')
hold on

fill3([-2.541514,-2.374848,-2.674848,-2.841514,-2.541514],[3.000000,3.000000,3.000000,3.000000,3.000000],[0.582548,0.582548,0.702548,0.702548,0.582548],'k','FaceAlpha',0.4,'EdgeColor','k')
hold on

fill3([-2.841514,-2.674848,-2.974848,-3.141514,-2.841514],[3.000000,3.000000,3.000000,3.000000,3.000000],[0.702548,0.702548,0.822548,0.822548,0.702548],'k','FaceAlpha',0.4,'EdgeColor','k')
hold on

fill3([-3.141514,-2.974848,-3.274848,-3.441514,-3.141514],[3.000000,3.000000,3.000000,3.000000,3.000000],[0.822548,0.822548,0.942548,0.942548,0.822548],'k','FaceAlpha',0.4,'EdgeColor','k')
hold on

fill3([-3.441514,-3.274848,-3.574848,-3.741514,-3.441514],[3.000000,3.000000,3.000000,3.000000,3.000000],[0.942548,0.942548,1.062548,1.062548,0.942548],'k','FaceAlpha',0.4,'EdgeColor','k')
hold on

fill3([-3.741514,-3.574848,-3.874848,-4.041514,-3.741514],[3.000000,3.000000,3.000000,3.000000,3.000000],[1.062548,1.062548,1.182548,1.182548,1.062548],'k','FaceAlpha',0.4,'EdgeColor','k')
hold on

fill3([-0.874848,-0.708181,-1.008181,-1.174848,-0.874848],[3.000000,3.000000,3.000000,3.000000,3.000000],[-0.017452,-0.017452,0.102548,0.102548,-0.017452],'k','FaceAlpha',0.4,'EdgeColor','k')
hold on

fill3([-1.174848,-1.008181,-1.308181,-1.474848,-1.174848],[3.000000,3.000000,3.000000,3.000000,3.000000],[0.102548,0.102548,0.222548,0.222548,0.102548],'k','FaceAlpha',0.4,'EdgeColor','k')
hold on

fill3([-1.474848,-1.308181,-1.608181,-1.774848,-1.474848],[3.000000,3.000000,3.000000,3.000000,3.000000],[0.222548,0.222548,0.342548,0.342548,0.222548],'k','FaceAlpha',0.4,'EdgeColor','k')
hold on

fill3([-1.774848,-1.608181,-1.908181,-2.074848,-1.774848],[3.000000,3.000000,3.000000,3.000000,3.000000],[0.342548,0.342548,0.462548,0.462548,0.342548],'k','FaceAlpha',0.4,'EdgeColor','k')
hold on

fill3([-2.074848,-1.908181,-2.208181,-2.374848,-2.074848],[3.000000,3.000000,3.000000,3.000000,3.000000],[0.462548,0.462548,0.582548,0.582548,0.462548],'k','FaceAlpha',0.4,'EdgeColor','k')
hold on

fill3([-2.374848,-2.208181,-2.508181,-2.674848,-2.374848],[3.000000,3.000000,3.000000,3.000000,3.000000],[0.582548,0.582548,0.702548,0.702548,0.582548],'k','FaceAlpha',0.4,'EdgeColor','k')
hold on

fill3([-2.674848,-2.508181,-2.808181,-2.974848,-2.674848],[3.000000,3.000000,3.000000,3.000000,3.000000],[0.702548,0.702548,0.822548,0.822548,0.702548],'k','FaceAlpha',0.4,'EdgeColor','k')
hold on

fill3([-2.974848,-2.808181,-3.108181,-3.274848,-2.974848],[3.000000,3.000000,3.000000,3.000000,3.000000],[0.822548,0.822548,0.942548,0.942548,0.822548],'k','FaceAlpha',0.4,'EdgeColor','k')
hold on

fill3([-3.274848,-3.108181,-3.408181,-3.574848,-3.274848],[3.000000,3.000000,3.000000,3.000000,3.000000],[0.942548,0.942548,1.062548,1.062548,0.942548],'k','FaceAlpha',0.4,'EdgeColor','k')
hold on

fill3([-3.574848,-3.408181,-3.708181,-3.874848,-3.574848],[3.000000,3.000000,3.000000,3.000000,3.000000],[1.062548,1.062548,1.182548,1.182548,1.062548],'k','FaceAlpha',0.4,'EdgeColor','k')
hold on

fill3([-0.708181,-0.541514,-0.841514,-1.008181,-0.708181],[3.000000,3.000000,3.000000,3.000000,3.000000],[-0.017452,-0.017452,0.102548,0.102548,-0.017452],'k','FaceAlpha',0.4,'EdgeColor','k')
hold on

fill3([-1.008181,-0.841514,-1.141514,-1.308181,-1.008181],[3.000000,3.000000,3.000000,3.000000,3.000000],[0.102548,0.102548,0.222548,0.222548,0.102548],'k','FaceAlpha',0.4,'EdgeColor','k')
hold on

fill3([-1.308181,-1.141514,-1.441514,-1.608181,-1.308181],[3.000000,3.000000,3.000000,3.000000,3.000000],[0.222548,0.222548,0.342548,0.342548,0.222548],'k','FaceAlpha',0.4,'EdgeColor','k')
hold on

fill3([-1.608181,-1.441514,-1.741514,-1.908181,-1.608181],[3.000000,3.000000,3.000000,3.000000,3.000000],[0.342548,0.342548,0.462548,0.462548,0.342548],'k','FaceAlpha',0.4,'EdgeColor','k')
hold on

fill3([-1.908181,-1.741514,-2.041514,-2.208181,-1.908181],[3.000000,3.000000,3.000000,3.000000,3.000000],[0.462548,0.462548,0.582548,0.582548,0.462548],'k','FaceAlpha',0.4,'EdgeColor','k')
hold on

fill3([-2.208181,-2.041514,-2.341514,-2.508181,-2.208181],[3.000000,3.000000,3.000000,3.000000,3.000000],[0.582548,0.582548,0.702548,0.702548,0.582548],'k','FaceAlpha',0.4,'EdgeColor','k')
hold on

fill3([-2.508181,-2.341514,-2.641514,-2.808181,-2.508181],[3.000000,3.000000,3.000000,3.000000,3.000000],[0.702548,0.702548,0.822548,0.822548,0.702548],'k','FaceAlpha',0.4,'EdgeColor','k')
hold on

fill3([-2.808181,-2.641514,-2.941514,-3.108181,-2.808181],[3.000000,3.000000,3.000000,3.000000,3.000000],[0.822548,0.822548,0.942548,0.942548,0.822548],'k','FaceAlpha',0.4,'EdgeColor','k')
hold on

fill3([-3.108181,-2.941514,-3.241514,-3.408181,-3.108181],[3.000000,3.000000,3.000000,3.000000,3.000000],[0.942548,0.942548,1.062548,1.062548,0.942548],'k','FaceAlpha',0.4,'EdgeColor','k')
hold on

fill3([-3.408181,-3.241514,-3.541514,-3.708181,-3.408181],[3.000000,3.000000,3.000000,3.000000,3.000000],[1.062548,1.062548,1.182548,1.182548,1.062548],'k','FaceAlpha',0.4,'EdgeColor','k')
hold on

fill3([-0.541514,-0.374848,-0.674848,-0.841514,-0.541514],[3.000000,3.000000,3.000000,3.000000,3.000000],[-0.017452,-0.017452,0.102548,0.102548,-0.017452],'k','FaceAlpha',0.4,'EdgeColor','k')
hold on

fill3([-0.841514,-0.674848,-0.974848,-1.141514,-0.841514],[3.000000,3.000000,3.000000,3.000000,3.000000],[0.102548,0.102548,0.222548,0.222548,0.102548],'k','FaceAlpha',0.4,'EdgeColor','k')
hold on

fill3([-1.141514,-0.974848,-1.274848,-1.441514,-1.141514],[3.000000,3.000000,3.000000,3.000000,3.000000],[0.222548,0.222548,0.342548,0.342548,0.222548],'k','FaceAlpha',0.4,'EdgeColor','k')
hold on

fill3([-1.441514,-1.274848,-1.574848,-1.741514,-1.441514],[3.000000,3.000000,3.000000,3.000000,3.000000],[0.342548,0.342548,0.462548,0.462548,0.342548],'k','FaceAlpha',0.4,'EdgeColor','k')
hold on

fill3([-1.741514,-1.574848,-1.874848,-2.041514,-1.741514],[3.000000,3.000000,3.000000,3.000000,3.000000],[0.462548,0.462548,0.582548,0.582548,0.462548],'k','FaceAlpha',0.4,'EdgeColor','k')
hold on

fill3([-2.041514,-1.874848,-2.174848,-2.341514,-2.041514],[3.000000,3.000000,3.000000,3.000000,3.000000],[0.582548,0.582548,0.702548,0.702548,0.582548],'k','FaceAlpha',0.4,'EdgeColor','k')
hold on

fill3([-2.341514,-2.174848,-2.474848,-2.641514,-2.341514],[3.000000,3.000000,3.000000,3.000000,3.000000],[0.702548,0.702548,0.822548,0.822548,0.702548],'k','FaceAlpha',0.4,'EdgeColor','k')
hold on

fill3([-2.641514,-2.474848,-2.774848,-2.941514,-2.641514],[3.000000,3.000000,3.000000,3.000000,3.000000],[0.822548,0.822548,0.942548,0.942548,0.822548],'k','FaceAlpha',0.4,'EdgeColor','k')
hold on

fill3([-2.941514,-2.774848,-3.074848,-3.241514,-2.941514],[3.000000,3.000000,3.000000,3.000000,3.000000],[0.942548,0.942548,1.062548,1.062548,0.942548],'k','FaceAlpha',0.4,'EdgeColor','k')
hold on

fill3([-3.241514,-3.074848,-3.374848,-3.541514,-3.241514],[3.000000,3.000000,3.000000,3.000000,3.000000],[1.062548,1.062548,1.182548,1.182548,1.062548],'k','FaceAlpha',0.4,'EdgeColor','k')
hold on

fill3([-0.374848,-0.208181,-0.508181,-0.674848,-0.374848],[3.000000,3.000000,3.000000,3.000000,3.000000],[-0.017452,-0.017452,0.102548,0.102548,-0.017452],'k','FaceAlpha',0.4,'EdgeColor','k')
hold on

fill3([-0.674848,-0.508181,-0.808181,-0.974848,-0.674848],[3.000000,3.000000,3.000000,3.000000,3.000000],[0.102548,0.102548,0.222548,0.222548,0.102548],'k','FaceAlpha',0.4,'EdgeColor','k')
hold on

fill3([-0.974848,-0.808181,-1.108181,-1.274848,-0.974848],[3.000000,3.000000,3.000000,3.000000,3.000000],[0.222548,0.222548,0.342548,0.342548,0.222548],'k','FaceAlpha',0.4,'EdgeColor','k')
hold on

fill3([-1.274848,-1.108181,-1.408181,-1.574848,-1.274848],[3.000000,3.000000,3.000000,3.000000,3.000000],[0.342548,0.342548,0.462548,0.462548,0.342548],'k','FaceAlpha',0.4,'EdgeColor','k')
hold on

fill3([-1.574848,-1.408181,-1.708181,-1.874848,-1.574848],[3.000000,3.000000,3.000000,3.000000,3.000000],[0.462548,0.462548,0.582548,0.582548,0.462548],'k','FaceAlpha',0.4,'EdgeColor','k')
hold on

fill3([-1.874848,-1.708181,-2.008181,-2.174848,-1.874848],[3.000000,3.000000,3.000000,3.000000,3.000000],[0.582548,0.582548,0.702548,0.702548,0.582548],'k','FaceAlpha',0.4,'EdgeColor','k')
hold on

fill3([-2.174848,-2.008181,-2.308181,-2.474848,-2.174848],[3.000000,3.000000,3.000000,3.000000,3.000000],[0.702548,0.702548,0.822548,0.822548,0.702548],'k','FaceAlpha',0.4,'EdgeColor','k')
hold on

fill3([-2.474848,-2.308181,-2.608181,-2.774848,-2.474848],[3.000000,3.000000,3.000000,3.000000,3.000000],[0.822548,0.822548,0.942548,0.942548,0.822548],'k','FaceAlpha',0.4,'EdgeColor','k')
hold on

fill3([-2.774848,-2.608181,-2.908181,-3.074848,-2.774848],[3.000000,3.000000,3.000000,3.000000,3.000000],[0.942548,0.942548,1.062548,1.062548,0.942548],'k','FaceAlpha',0.4,'EdgeColor','k')
hold on

fill3([-3.074848,-2.908181,-3.208181,-3.374848,-3.074848],[3.000000,3.000000,3.000000,3.000000,3.000000],[1.062548,1.062548,1.182548,1.182548,1.062548],'k','FaceAlpha',0.4,'EdgeColor','k')
hold on

fill3([-4.208181,-4.041514,-4.041514,-4.208181,-4.208181],[3.000000,3.000000,2.700000,2.700000,3.000000],[1.182548,1.182548,1.182548,1.182548,1.182548],'k','FaceAlpha',0.4,'EdgeColor','k')
hold on

fill3([-4.208181,-4.041514,-4.041514,-4.208181,-4.208181],[2.700000,2.700000,2.400000,2.400000,2.700000],[1.182548,1.182548,1.182548,1.182548,1.182548],'k','FaceAlpha',0.4,'EdgeColor','k')
hold on

fill3([-4.208181,-4.041514,-4.041514,-4.208181,-4.208181],[2.400000,2.400000,2.100000,2.100000,2.400000],[1.182548,1.182548,1.182548,1.182548,1.182548],'k','FaceAlpha',0.4,'EdgeColor','k')
hold on

fill3([-4.208181,-4.041514,-4.041514,-4.208181,-4.208181],[2.100000,2.100000,1.800000,1.800000,2.100000],[1.182548,1.182548,1.182548,1.182548,1.182548],'k','FaceAlpha',0.4,'EdgeColor','k')
hold on

fill3([-4.208181,-4.041514,-4.041514,-4.208181,-4.208181],[1.800000,1.800000,1.500000,1.500000,1.800000],[1.182548,1.182548,1.182548,1.182548,1.182548],'k','FaceAlpha',0.4,'EdgeColor','k')
hold on

fill3([-4.208181,-4.041514,-4.041514,-4.208181,-4.208181],[1.500000,1.500000,1.200000,1.200000,1.500000],[1.182548,1.182548,1.182548,1.182548,1.182548],'k','FaceAlpha',0.4,'EdgeColor','k')
hold on

fill3([-4.208181,-4.041514,-4.041514,-4.208181,-4.208181],[1.200000,1.200000,0.900000,0.900000,1.200000],[1.182548,1.182548,1.182548,1.182548,1.182548],'k','FaceAlpha',0.4,'EdgeColor','k')
hold on

fill3([-4.208181,-4.041514,-4.041514,-4.208181,-4.208181],[0.900000,0.900000,0.600000,0.600000,0.900000],[1.182548,1.182548,1.182548,1.182548,1.182548],'k','FaceAlpha',0.4,'EdgeColor','k')
hold on

fill3([-4.208181,-4.041514,-4.041514,-4.208181,-4.208181],[0.600000,0.600000,0.300000,0.300000,0.600000],[1.182548,1.182548,1.182548,1.182548,1.182548],'k','FaceAlpha',0.4,'EdgeColor','k')
hold on

fill3([-4.208181,-4.041514,-4.041514,-4.208181,-4.208181],[0.300000,0.300000,0.000000,0.000000,0.300000],[1.182548,1.182548,1.182548,1.182548,1.182548],'k','FaceAlpha',0.4,'EdgeColor','k')
hold on

fill3([-4.041514,-3.874848,-3.874848,-4.041514,-4.041514],[3.000000,3.000000,2.700000,2.700000,3.000000],[1.182548,1.182548,1.182548,1.182548,1.182548],'k','FaceAlpha',0.4,'EdgeColor','k')
hold on

fill3([-4.041514,-3.874848,-3.874848,-4.041514,-4.041514],[2.700000,2.700000,2.400000,2.400000,2.700000],[1.182548,1.182548,1.182548,1.182548,1.182548],'k','FaceAlpha',0.4,'EdgeColor','k')
hold on

fill3([-4.041514,-3.874848,-3.874848,-4.041514,-4.041514],[2.400000,2.400000,2.100000,2.100000,2.400000],[1.182548,1.182548,1.182548,1.182548,1.182548],'k','FaceAlpha',0.4,'EdgeColor','k')
hold on

fill3([-4.041514,-3.874848,-3.874848,-4.041514,-4.041514],[2.100000,2.100000,1.800000,1.800000,2.100000],[1.182548,1.182548,1.182548,1.182548,1.182548],'k','FaceAlpha',0.4,'EdgeColor','k')
hold on

fill3([-4.041514,-3.874848,-3.874848,-4.041514,-4.041514],[1.800000,1.800000,1.500000,1.500000,1.800000],[1.182548,1.182548,1.182548,1.182548,1.182548],'k','FaceAlpha',0.4,'EdgeColor','k')
hold on

fill3([-4.041514,-3.874848,-3.874848,-4.041514,-4.041514],[1.500000,1.500000,1.200000,1.200000,1.500000],[1.182548,1.182548,1.182548,1.182548,1.182548],'k','FaceAlpha',0.4,'EdgeColor','k')
hold on

fill3([-4.041514,-3.874848,-3.874848,-4.041514,-4.041514],[1.200000,1.200000,0.900000,0.900000,1.200000],[1.182548,1.182548,1.182548,1.182548,1.182548],'k','FaceAlpha',0.4,'EdgeColor','k')
hold on

fill3([-4.041514,-3.874848,-3.874848,-4.041514,-4.041514],[0.900000,0.900000,0.600000,0.600000,0.900000],[1.182548,1.182548,1.182548,1.182548,1.182548],'k','FaceAlpha',0.4,'EdgeColor','k')
hold on

fill3([-4.041514,-3.874848,-3.874848,-4.041514,-4.041514],[0.600000,0.600000,0.300000,0.300000,0.600000],[1.182548,1.182548,1.182548,1.182548,1.182548],'k','FaceAlpha',0.4,'EdgeColor','k')
hold on

fill3([-4.041514,-3.874848,-3.874848,-4.041514,-4.041514],[0.300000,0.300000,0.000000,0.000000,0.300000],[1.182548,1.182548,1.182548,1.182548,1.182548],'k','FaceAlpha',0.4,'EdgeColor','k')
hold on

fill3([-3.874848,-3.708181,-3.708181,-3.874848,-3.874848],[3.000000,3.000000,2.700000,2.700000,3.000000],[1.182548,1.182548,1.182548,1.182548,1.182548],'k','FaceAlpha',0.4,'EdgeColor','k')
hold on

fill3([-3.874848,-3.708181,-3.708181,-3.874848,-3.874848],[2.700000,2.700000,2.400000,2.400000,2.700000],[1.182548,1.182548,1.182548,1.182548,1.182548],'k','FaceAlpha',0.4,'EdgeColor','k')
hold on

fill3([-3.874848,-3.708181,-3.708181,-3.874848,-3.874848],[2.400000,2.400000,2.100000,2.100000,2.400000],[1.182548,1.182548,1.182548,1.182548,1.182548],'k','FaceAlpha',0.4,'EdgeColor','k')
hold on

fill3([-3.874848,-3.708181,-3.708181,-3.874848,-3.874848],[2.100000,2.100000,1.800000,1.800000,2.100000],[1.182548,1.182548,1.182548,1.182548,1.182548],'k','FaceAlpha',0.4,'EdgeColor','k')
hold on

fill3([-3.874848,-3.708181,-3.708181,-3.874848,-3.874848],[1.800000,1.800000,1.500000,1.500000,1.800000],[1.182548,1.182548,1.182548,1.182548,1.182548],'k','FaceAlpha',0.4,'EdgeColor','k')
hold on

fill3([-3.874848,-3.708181,-3.708181,-3.874848,-3.874848],[1.500000,1.500000,1.200000,1.200000,1.500000],[1.182548,1.182548,1.182548,1.182548,1.182548],'k','FaceAlpha',0.4,'EdgeColor','k')
hold on

fill3([-3.874848,-3.708181,-3.708181,-3.874848,-3.874848],[1.200000,1.200000,0.900000,0.900000,1.200000],[1.182548,1.182548,1.182548,1.182548,1.182548],'k','FaceAlpha',0.4,'EdgeColor','k')
hold on

fill3([-3.874848,-3.708181,-3.708181,-3.874848,-3.874848],[0.900000,0.900000,0.600000,0.600000,0.900000],[1.182548,1.182548,1.182548,1.182548,1.182548],'k','FaceAlpha',0.4,'EdgeColor','k')
hold on

fill3([-3.874848,-3.708181,-3.708181,-3.874848,-3.874848],[0.600000,0.600000,0.300000,0.300000,0.600000],[1.182548,1.182548,1.182548,1.182548,1.182548],'k','FaceAlpha',0.4,'EdgeColor','k')
hold on

fill3([-3.874848,-3.708181,-3.708181,-3.874848,-3.874848],[0.300000,0.300000,0.000000,0.000000,0.300000],[1.182548,1.182548,1.182548,1.182548,1.182548],'k','FaceAlpha',0.4,'EdgeColor','k')
hold on

fill3([-3.708181,-3.541514,-3.541514,-3.708181,-3.708181],[3.000000,3.000000,2.700000,2.700000,3.000000],[1.182548,1.182548,1.182548,1.182548,1.182548],'k','FaceAlpha',0.4,'EdgeColor','k')
hold on

fill3([-3.708181,-3.541514,-3.541514,-3.708181,-3.708181],[2.700000,2.700000,2.400000,2.400000,2.700000],[1.182548,1.182548,1.182548,1.182548,1.182548],'k','FaceAlpha',0.4,'EdgeColor','k')
hold on

fill3([-3.708181,-3.541514,-3.541514,-3.708181,-3.708181],[2.400000,2.400000,2.100000,2.100000,2.400000],[1.182548,1.182548,1.182548,1.182548,1.182548],'k','FaceAlpha',0.4,'EdgeColor','k')
hold on

fill3([-3.708181,-3.541514,-3.541514,-3.708181,-3.708181],[2.100000,2.100000,1.800000,1.800000,2.100000],[1.182548,1.182548,1.182548,1.182548,1.182548],'k','FaceAlpha',0.4,'EdgeColor','k')
hold on

fill3([-3.708181,-3.541514,-3.541514,-3.708181,-3.708181],[1.800000,1.800000,1.500000,1.500000,1.800000],[1.182548,1.182548,1.182548,1.182548,1.182548],'k','FaceAlpha',0.4,'EdgeColor','k')
hold on

fill3([-3.708181,-3.541514,-3.541514,-3.708181,-3.708181],[1.500000,1.500000,1.200000,1.200000,1.500000],[1.182548,1.182548,1.182548,1.182548,1.182548],'k','FaceAlpha',0.4,'EdgeColor','k')
hold on

fill3([-3.708181,-3.541514,-3.541514,-3.708181,-3.708181],[1.200000,1.200000,0.900000,0.900000,1.200000],[1.182548,1.182548,1.182548,1.182548,1.182548],'k','FaceAlpha',0.4,'EdgeColor','k')
hold on

fill3([-3.708181,-3.541514,-3.541514,-3.708181,-3.708181],[0.900000,0.900000,0.600000,0.600000,0.900000],[1.182548,1.182548,1.182548,1.182548,1.182548],'k','FaceAlpha',0.4,'EdgeColor','k')
hold on

fill3([-3.708181,-3.541514,-3.541514,-3.708181,-3.708181],[0.600000,0.600000,0.300000,0.300000,0.600000],[1.182548,1.182548,1.182548,1.182548,1.182548],'k','FaceAlpha',0.4,'EdgeColor','k')
hold on

fill3([-3.708181,-3.541514,-3.541514,-3.708181,-3.708181],[0.300000,0.300000,0.000000,0.000000,0.300000],[1.182548,1.182548,1.182548,1.182548,1.182548],'k','FaceAlpha',0.4,'EdgeColor','k')
hold on

fill3([-3.541514,-3.374848,-3.374848,-3.541514,-3.541514],[3.000000,3.000000,2.700000,2.700000,3.000000],[1.182548,1.182548,1.182548,1.182548,1.182548],'k','FaceAlpha',0.4,'EdgeColor','k')
hold on

fill3([-3.541514,-3.374848,-3.374848,-3.541514,-3.541514],[2.700000,2.700000,2.400000,2.400000,2.700000],[1.182548,1.182548,1.182548,1.182548,1.182548],'k','FaceAlpha',0.4,'EdgeColor','k')
hold on

fill3([-3.541514,-3.374848,-3.374848,-3.541514,-3.541514],[2.400000,2.400000,2.100000,2.100000,2.400000],[1.182548,1.182548,1.182548,1.182548,1.182548],'k','FaceAlpha',0.4,'EdgeColor','k')
hold on

fill3([-3.541514,-3.374848,-3.374848,-3.541514,-3.541514],[2.100000,2.100000,1.800000,1.800000,2.100000],[1.182548,1.182548,1.182548,1.182548,1.182548],'k','FaceAlpha',0.4,'EdgeColor','k')
hold on

fill3([-3.541514,-3.374848,-3.374848,-3.541514,-3.541514],[1.800000,1.800000,1.500000,1.500000,1.800000],[1.182548,1.182548,1.182548,1.182548,1.182548],'k','FaceAlpha',0.4,'EdgeColor','k')
hold on

fill3([-3.541514,-3.374848,-3.374848,-3.541514,-3.541514],[1.500000,1.500000,1.200000,1.200000,1.500000],[1.182548,1.182548,1.182548,1.182548,1.182548],'k','FaceAlpha',0.4,'EdgeColor','k')
hold on

fill3([-3.541514,-3.374848,-3.374848,-3.541514,-3.541514],[1.200000,1.200000,0.900000,0.900000,1.200000],[1.182548,1.182548,1.182548,1.182548,1.182548],'k','FaceAlpha',0.4,'EdgeColor','k')
hold on

fill3([-3.541514,-3.374848,-3.374848,-3.541514,-3.541514],[0.900000,0.900000,0.600000,0.600000,0.900000],[1.182548,1.182548,1.182548,1.182548,1.182548],'k','FaceAlpha',0.4,'EdgeColor','k')
hold on

fill3([-3.541514,-3.374848,-3.374848,-3.541514,-3.541514],[0.600000,0.600000,0.300000,0.300000,0.600000],[1.182548,1.182548,1.182548,1.182548,1.182548],'k','FaceAlpha',0.4,'EdgeColor','k')
hold on

fill3([-3.541514,-3.374848,-3.374848,-3.541514,-3.541514],[0.300000,0.300000,0.000000,0.000000,0.300000],[1.182548,1.182548,1.182548,1.182548,1.182548],'k','FaceAlpha',0.4,'EdgeColor','k')
hold on

fill3([-3.374848,-3.208181,-3.208181,-3.374848,-3.374848],[3.000000,3.000000,2.700000,2.700000,3.000000],[1.182548,1.182548,1.182548,1.182548,1.182548],'k','FaceAlpha',0.4,'EdgeColor','k')
hold on

fill3([-3.374848,-3.208181,-3.208181,-3.374848,-3.374848],[2.700000,2.700000,2.400000,2.400000,2.700000],[1.182548,1.182548,1.182548,1.182548,1.182548],'k','FaceAlpha',0.4,'EdgeColor','k')
hold on

fill3([-3.374848,-3.208181,-3.208181,-3.374848,-3.374848],[2.400000,2.400000,2.100000,2.100000,2.400000],[1.182548,1.182548,1.182548,1.182548,1.182548],'k','FaceAlpha',0.4,'EdgeColor','k')
hold on

fill3([-3.374848,-3.208181,-3.208181,-3.374848,-3.374848],[2.100000,2.100000,1.800000,1.800000,2.100000],[1.182548,1.182548,1.182548,1.182548,1.182548],'k','FaceAlpha',0.4,'EdgeColor','k')
hold on

fill3([-3.374848,-3.208181,-3.208181,-3.374848,-3.374848],[1.800000,1.800000,1.500000,1.500000,1.800000],[1.182548,1.182548,1.182548,1.182548,1.182548],'k','FaceAlpha',0.4,'EdgeColor','k')
hold on

fill3([-3.374848,-3.208181,-3.208181,-3.374848,-3.374848],[1.500000,1.500000,1.200000,1.200000,1.500000],[1.182548,1.182548,1.182548,1.182548,1.182548],'k','FaceAlpha',0.4,'EdgeColor','k')
hold on

fill3([-3.374848,-3.208181,-3.208181,-3.374848,-3.374848],[1.200000,1.200000,0.900000,0.900000,1.200000],[1.182548,1.182548,1.182548,1.182548,1.182548],'k','FaceAlpha',0.4,'EdgeColor','k')
hold on

fill3([-3.374848,-3.208181,-3.208181,-3.374848,-3.374848],[0.900000,0.900000,0.600000,0.600000,0.900000],[1.182548,1.182548,1.182548,1.182548,1.182548],'k','FaceAlpha',0.4,'EdgeColor','k')
hold on

fill3([-3.374848,-3.208181,-3.208181,-3.374848,-3.374848],[0.600000,0.600000,0.300000,0.300000,0.600000],[1.182548,1.182548,1.182548,1.182548,1.182548],'k','FaceAlpha',0.4,'EdgeColor','k')
hold on

fill3([-3.374848,-3.208181,-3.208181,-3.374848,-3.374848],[0.300000,0.300000,0.000000,0.000000,0.300000],[1.182548,1.182548,1.182548,1.182548,1.182548],'k','FaceAlpha',0.4,'EdgeColor','k')
hold on

hold off
axis('equal');
